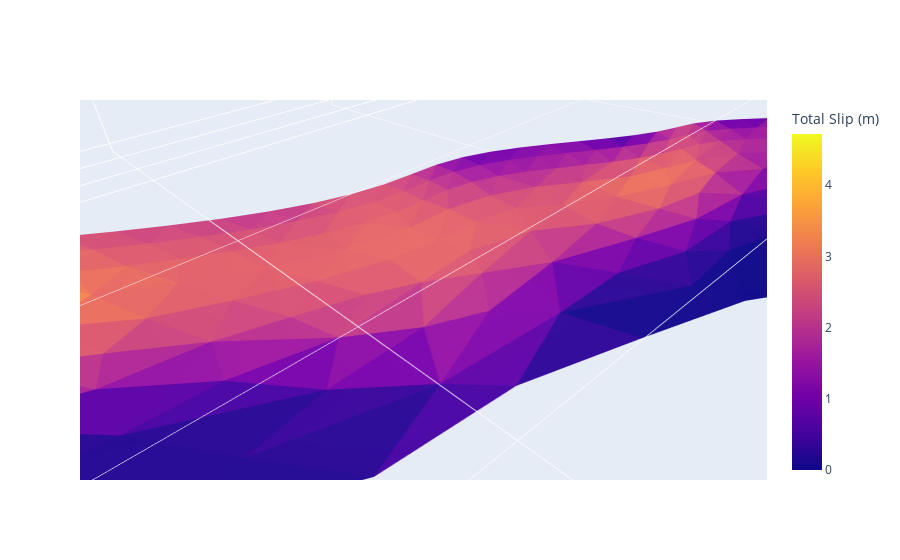

The notebook cell this image was saved under:
### Code cell
Faults = GetMeshData(Vertex=Vertexes,FacesIDX=FacesIDXes,
                     FacesValues = FaultPatches["TotalSlip"],
                     colorbar={"title": 'Total Slip (m)'})

#fig.update_layout(scene_aspectmode='manual',
#                  scene_aspectratio=dict(x=30, y=10, z=1))

fig = go.Figure(data=[Faults])

fig.update_traces(customdata=FaultPatches, selector=dict(type='mesh3d'))

# Axis scale update
fig.update_layout(scene_aspectmode='manual',
                  scene_aspectratio=dict(x=30, y=10, z=1))

fig.update_traces(customdata = FaultPatches["z"],hovertemplate="Total Slip: %{intensity:.03f}<br>Depth: %{customdata:.03f}")
fig.show()

### Figure 1 — Plotly figure (JSON) as saved in the notebook; plotly's stock layout.template omitted (floating-point values rounded to 4 significant figures; data arrays with more than 128 entries replaced by an {"elided": "..."} marker saying what was removed)
{"data": [{"colorbar": {"title": {"text": "Total Slip (m)"}}, "customdata": {"elided": "1942 float values"}, "hovertemplate": "Total Slip: %{intensity:.03f}<br>Depth: %{customdata:.03f}", "i": {"elided": "1942 int values"}, "intensity": {"elided": "1942 float values"}, "intensitymode": "cell", "j": {"elided": "1942 int values"}, "k": {"elided": "1942 int values"}, "type": "mesh3d", "x": {"elided": "1119 float values"}, "y": {"elided": "1119 float values"}, "z": {"elided": "1119 float values"}}], "layout": {"scene": {"aspectmode": "manual", "aspectratio": {"x": 30, "y": 10, "z": 1}}}}
